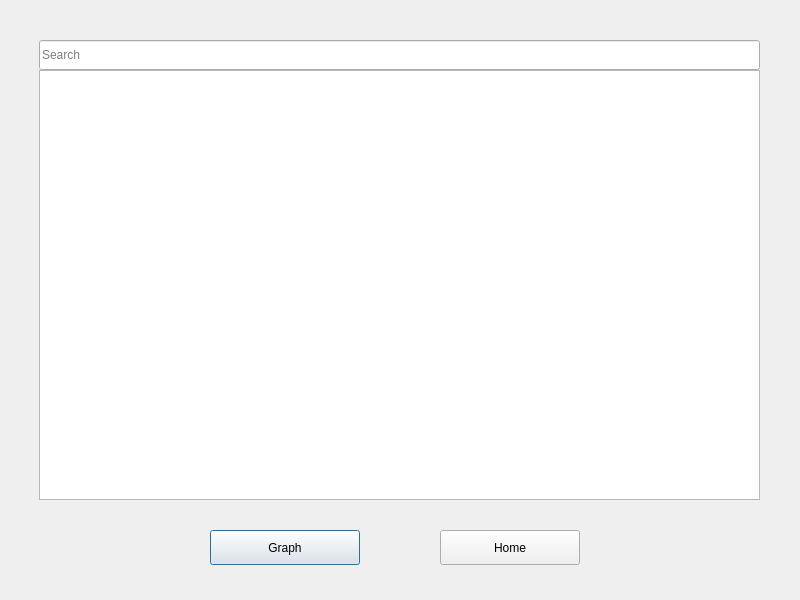
<?xml version="1.0" encoding="UTF-8"?>
<ui version="4.0">
 <class>savedGraphsWindow</class>
 <widget class="QDialog" name="savedGraphsWindow">
  <property name="geometry">
   <rect>
    <x>0</x>
    <y>0</y>
    <width>800</width>
    <height>600</height>
   </rect>
  </property>
  <property name="maximumSize">
   <size>
    <width>800</width>
    <height>600</height>
   </size>
  </property>
  <property name="windowTitle">
   <string>Dialog</string>
  </property>
  <widget class="QTableView" name="tblSvdGraphs">
   <property name="geometry">
    <rect>
     <x>39</x>
     <y>70</y>
     <width>721</width>
     <height>430</height>
    </rect>
   </property>
   <property name="focusPolicy">
    <enum>Qt::FocusPolicy::NoFocus</enum>
   </property>
   <property name="sizeAdjustPolicy">
    <enum>QAbstractScrollArea::SizeAdjustPolicy::AdjustToContents</enum>
   </property>
   <property name="tabKeyNavigation">
    <bool>false</bool>
   </property>
   <property name="alternatingRowColors">
    <bool>false</bool>
   </property>
   <property name="selectionBehavior">
    <enum>QAbstractItemView::SelectionBehavior::SelectRows</enum>
   </property>
   <attribute name="horizontalHeaderHighlightSections">
    <bool>false</bool>
   </attribute>
  </widget>
  <widget class="QLineEdit" name="txtCatSearch">
   <property name="geometry">
    <rect>
     <x>39</x>
     <y>40</y>
     <width>721</width>
     <height>30</height>
    </rect>
   </property>
   <property name="placeholderText">
    <string>Search</string>
   </property>
  </widget>
  <widget class="QPushButton" name="btnSvdLoad">
   <property name="geometry">
    <rect>
     <x>210</x>
     <y>530</y>
     <width>150</width>
     <height>35</height>
    </rect>
   </property>
   <property name="text">
    <string>Graph</string>
   </property>
  </widget>
  <widget class="QPushButton" name="btnSvdHome">
   <property name="geometry">
    <rect>
     <x>440</x>
     <y>530</y>
     <width>140</width>
     <height>35</height>
    </rect>
   </property>
   <property name="text">
    <string>Home</string>
   </property>
  </widget>
 </widget>
 <resources/>
 <connections/>
</ui>
